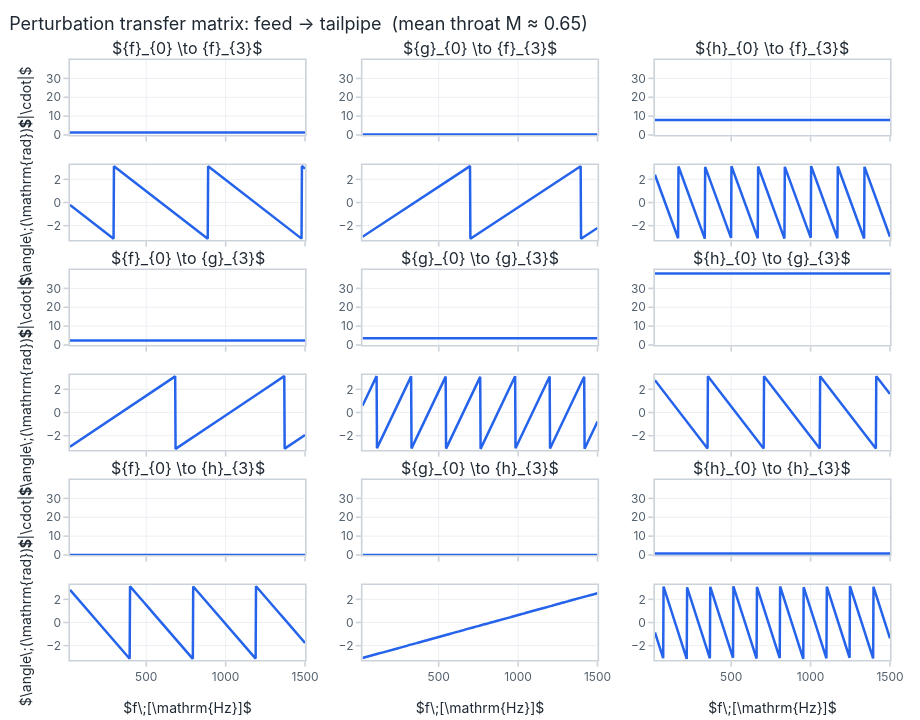
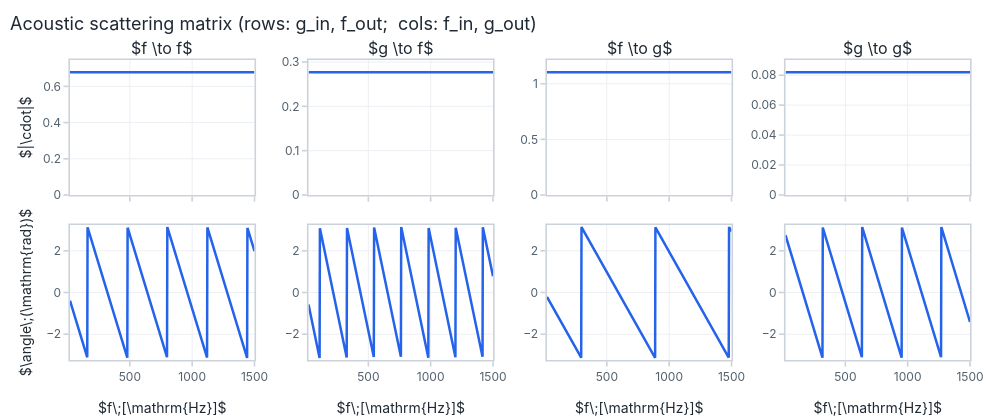

The notebook cell saved with these charts, in order:
### Code cell
from fns.plotting import plot_transfer_matrix, plot_complex_matrix

# (a) the full 3x3 transfer matrix — two acoustic waves AND the entropy wave.
# Grid layout: one (magnitude-over-phase) cell per entry, labelled f→f, f→g, …
fig = plot_transfer_matrix(
    T, freq, edges=(inlet, outlet), x_title=r"$f\;[\mathrm{Hz}]$", width=920, height=720,
    title=f"Perturbation transfer matrix: {names[inlet]} → {names[outlet]}  "
          f"(mean throat M ≈ {sol.edge(THROAT)['M']:.2f})",
)
fig.show()

# (b) the clean acoustic 2x2 scattering matrix (incoming entropy pinned to zero) —
# flat preset (magnitude row over phase row, the familiar Bode array). Entries
# 11,12,21,22 = R_in, T_bwd, T_fwd, R_out. Magnitudes are flat (lossless ducts are
# pure delays); only the phases wind down with frequency.
S2 = resp.acoustic_scattering_matrix(inlet, outlet)   # (n_freq, 2, 2)
fig2 = plot_complex_matrix(
    S2, freq, layout="flat", x_title=r"$f\;[\mathrm{Hz}]$", width=1000, height=420,
    title="Acoustic scattering matrix (rows: g_in, f_out;  cols: f_in, g_out)",
)
fig2.show()

### Figure 1 — Plotly figure (JSON) as saved in the notebook; plotly's stock layout.template omitted (floating-point values rounded to 4 significant figures; data arrays with more than 128 entries replaced by an {"elided": "..."} marker saying what was removed)
{"data": [{"legendgroup": "#1", "line": {"color": "#2563eb"}, "name": "#1", "showlegend": false, "type": "scatter", "x": {"elided": "600 float values"}, "xaxis": "x", "y": {"elided": "600 float values"}, "yaxis": "y"}, {"legendgroup": "#1", "line": {"color": "#2563eb"}, "name": "#1", "showlegend": false, "type": "scatter", "x": {"elided": "600 float values"}, "xaxis": "x4", "y": {"elided": "600 float values"}, "yaxis": "y4"}, {"legendgroup": "#1", "line": {"color": "#2563eb"}, "name": "#1", "showlegend": false, "type": "scatter", "x": {"elided": "600 float values"}, "xaxis": "x2", "y": {"elided": "600 float values"}, "yaxis": "y2"}, {"legendgroup": "#1", "line": {"color": "#2563eb"}, "name": "#1", "showlegend": false, "type": "scatter", "x": {"elided": "600 float values"}, "xaxis": "x5", "y": {"elided": "600 float values"}, "yaxis": "y5"}, {"legendgroup": "#1", "line": {"color": "#2563eb"}, "name": "#1", "showlegend": false, "type": "scatter", "x": {"elided": "600 float values"}, "xaxis": "x3", "y": {"elided": "600 float values"}, "yaxis": "y3"}, {"legendgroup": "#1", "line": {"color": "#2563eb"}, "name": "#1", "showlegend": false, "type": "scatter", "x": {"elided": "600 float values"}, "xaxis": "x6", "y": {"elided": "600 float values"}, "yaxis": "y6"}, {"legendgroup": "#1", "line": {"color": "#2563eb"}, "name": "#1", "showlegend": false, "type": "scatter", "x": {"elided": "600 float values"}, "xaxis": "x7", "y": {"elided": "600 float values"}, "yaxis": "y7"}, {"legendgroup": "#1", "line": {"color": "#2563eb"}, "name": "#1", "showlegend": false, "type": "scatter", "x": {"elided": "600 float values"}, "xaxis": "x10", "y": {"elided": "600 float values"}, "yaxis": "y10"}, {"legendgroup": "#1", "line": {"color": "#2563eb"}, "name": "#1", "showlegend": false, "type": "scatter", "x": {"elided": "600 float values"}, "xaxis": "x8", "y": {"elided": "600 float values"}, "yaxis": "y8"}, {"legendgroup": "#1", "line": {"color": "#2563eb"}, "name": "#1", "showlegend": false, "type": "scatter", "x": {"elided": "600 float values"}, "xaxis": "x11", "y": {"elided": "600 float values"}, "yaxis": "y11"}, {"legendgroup": "#1", "line": {"color": "#2563eb"}, "name": "#1", "showlegend": false, "type": "scatter", "x": {"elided": "600 float values"}, "xaxis": "x9", "y": {"elided": "600 float values"}, "yaxis": "y9"}, {"legendgroup": "#1", "line": {"color": "#2563eb"}, "name": "#1", "showlegend": false, "type": "scatter", "x": {"elided": "600 float values"}, "xaxis": "x12", "y": {"elided": "600 float values"}, "yaxis": "y12"}, {"legendgroup": "#1", "line": {"color": "#2563eb"}, "name": "#1", "showlegend": false, "type": "scatter", "x": {"elided": "600 float values"}, "xaxis": "x13", "y": {"elided": "600 float values"}, "yaxis": "y13"}, {"legendgroup": "#1", "line": {"color": "#2563eb"}, "name": "#1", "showlegend": false, "type": "scatter", "x": {"elided": "600 float values"}, "xaxis": "x16", "y": {"elided": "600 float values"}, "yaxis": "y16"}, {"legendgroup": "#1", "line": {"color": "#2563eb"}, "name": "#1", "showlegend": false, "type": "scatter", "x": {"elided": "600 float values"}, "xaxis": "x14", "y": {"elided": "600 float values"}, "yaxis": "y14"}, {"legendgroup": "#1", "line": {"color": "#2563eb"}, "name": "#1", "showlegend": false, "type": "scatter", "x": {"elided": "600 float values"}, "xaxis": "x17", "y": {"elided": "600 float values"}, "yaxis": "y17"}, {"legendgroup": "#1", "line": {"color": "#2563eb"}, "name": "#1", "showlegend": false, "type": "scatter", "x": {"elided": "600 float values"}, "xaxis": "x15", "y": {"elided": "600 float values"}, "yaxis": "y15"}, {"legendgroup": "#1", "line": {"color": "#2563eb"}, "name": "#1", "showlegend": false, "type": "scatter", "x": {"elided": "600 float values"}, "xaxis": "x18", "y": {"elided": "600 float values"}, "yaxis": "y18"}], "layout": {"annotations": [{"font": {"size": 16}, "showarrow": false, "text": "${f}_{0} \\to {f}_{3}$", "x": 0.1433, "xanchor": "center", "xref": "paper", "y": 1.0, "yanchor": "bottom", "yref": "paper"}, {"font": {"size": 16}, "showarrow": false, "text": "${g}_{0} \\to {f}_{3}$", "x": 0.5, "xanchor": "center", "xref": "paper", "y": 1.0, "yanchor": "bottom", "yref": "paper"}, {"font": {"size": 16}, "showarrow": false, "text": "${h}_{0} \\to {f}_{3}$", "x": 0.8567, "xanchor": "center", "xref": "paper", "y": 1.0, "yanchor": "bottom", "yref": "paper"}, {"font": {"size": 16}, "showarrow": false, "text": "${f}_{0} \\to {g}_{3}$", "x": 0.1433, "xanchor": "center", "xref": "paper", "y": 0.65, "yanchor": "bottom", "yref": "paper"}, {"font": {"size": 16}, "showarrow": false, "text": "${g}_{0} \\to {g}_{3}$", "x": 0.5, "xanchor": "center", "xref": "paper", "y": 0.65, "yanchor": "bottom", "yref": "paper"}, {"font": {"size": 16}, "showarrow": false, "text": "${h}_{0} \\to {g}_{3}$", "x": 0.8567, "xanchor": "center", "xref": "paper", "y": 0.65, "yanchor": "bottom", "yref": "paper"}, {"font": {"size": 16}, "showarrow": false, "text": "${f}_{0} \\to {h}_{3}$", "x": 0.1433, "xanchor": "center", "xref": "paper", "y": 0.3, "yanchor": "bottom", "yref": "paper"}, {"font": {"size": 16}, "showarrow": false, "text": "${g}_{0} \\to {h}_{3}$", "x": 0.5, "xanchor": "center", "xref": "paper", "y": 0.3, "yanchor": "bottom", "yref": "paper"}, {"font": {"size": 16}, "showarrow": false, "text": "${h}_{0} \\to {h}_{3}$", "x": 0.8567, "xanchor": "center", "xref": "paper", "y": 0.3, "yanchor": "bottom", "yref": "paper"}], "height": 720, "hovermode": "x", "legend": {"orientation": "h", "x": 1.0, "xanchor": "right", "y": 1.02, "yanchor": "bottom"}, "showlegend": false, "title": {"text": "Perturbation transfer matrix: feed → tailpipe  (mean throat M ≈ 0.65)"}, "width": 920, "xaxis": {"anchor": "y", "domain": [0.0, 0.2867], "matches": "x16", "showticklabels": false}, "xaxis10": {"anchor": "y10", "domain": [0.0, 0.2867], "matches": "x16", "showticklabels": false}, "xaxis11": {"anchor": "y11", "domain": [0.3567, 0.6433], "matches": "x17", "showticklabels": false}, "xaxis12": {"anchor": "y12", "domain": [0.7133, 1.0], "matches": "x18", "showticklabels": false}, "xaxis13": {"anchor": "y13", "domain": [0.0, 0.2867], "matches": "x16", "showticklabels": false}, "xaxis14": {"anchor": "y14", "domain": [0.3567, 0.6433], "matches": "x17", "showticklabels": false}, "xaxis15": {"anchor": "y15", "domain": [0.7133, 1.0], "matches": "x18", "showticklabels": false}, "xaxis16": {"anchor": "y16", "domain": [0.0, 0.2867], "title": {"text": "$f\\;[\\mathrm{Hz}]$"}}, "xaxis17": {"anchor": "y17", "domain": [0.3567, 0.6433], "title": {"text": "$f\\;[\\mathrm{Hz}]$"}}, "xaxis18": {"anchor": "y18", "domain": [0.7133, 1.0], "title": {"text": "$f\\;[\\mathrm{Hz}]$"}}, "xaxis2": {"anchor": "y2", "domain": [0.3567, 0.6433], "matches": "x17", "showticklabels": false}, "xaxis3": {"anchor": "y3", "domain": [0.7133, 1.0], "matches": "x18", "showticklabels": false}, "xaxis4": {"anchor": "y4", "domain": [0.0, 0.2867], "matches": "x16", "showticklabels": false}, "xaxis5": {"anchor": "y5", "domain": [0.3567, 0.6433], "matches": "x17", "showticklabels": false}, "xaxis6": {"anchor": "y6", "domain": [0.7133, 1.0], "matches": "x18", "showticklabels": false}, "xaxis7": {"anchor": "y7", "domain": [0.0, 0.2867], "matches": "x16", "showticklabels": false}, "xaxis8": {"anchor": "y8", "domain": [0.3567, 0.6433], "matches": "x17", "showticklabels": false}, "xaxis9": {"anchor": "y9", "domain": [0.7133, 1.0], "matches": "x18", "showticklabels": false}, "yaxis": {"anchor": "x", "domain": [0.875, 1.0], "range": [0.0, 39.76], "title": {"text": "$|\\cdot|$"}}, "yaxis10": {"anchor": "x10", "domain": [0.35, 0.475], "range": [-3.236, 3.236], "title": {"text": "$\\angle\\;(\\mathrm{rad})$"}}, "yaxis11": {"anchor": "x11", "domain": [0.35, 0.475], "range": [-3.236, 3.236]}, "yaxis12": {"anchor": "x12", "domain": [0.35, 0.475], "range": [-3.236, 3.236]}, "yaxis13": {"anchor": "x13", "domain": [0.175, 0.3], "range": [0.0, 39.76], "title": {"text": "$|\\cdot|$"}}, "yaxis14": {"anchor": "x14", "domain": [0.175, 0.3], "range": [0.0, 39.76]}, "yaxis15": {"anchor": "x15", "domain": [0.175, 0.3], "range": [0.0, 39.76]}, "yaxis16": {"anchor": "x16", "domain": [0.0, 0.125], "range": [-3.236, 3.236], "title": {"text": "$\\angle\\;(\\mathrm{rad})$"}}, "yaxis17": {"anchor": "x17", "domain": [0.0, 0.125], "range": [-3.236, 3.236]}, "yaxis18": {"anchor": "x18", "domain": [0.0, 0.125], "range": [-3.236, 3.236]}, "yaxis2": {"anchor": "x2", "domain": [0.875, 1.0], "range": [0.0, 39.76]}, "yaxis3": {"anchor": "x3", "domain": [0.875, 1.0], "range": [0.0, 39.76]}, "yaxis4": {"anchor": "x4", "domain": [0.7, 0.825], "range": [-3.236, 3.236], "title": {"text": "$\\angle\\;(\\mathrm{rad})$"}}, "yaxis5": {"anchor": "x5", "domain": [0.7, 0.825], "range": [-3.236, 3.236]}, "yaxis6": {"anchor": "x6", "domain": [0.7, 0.825], "range": [-3.236, 3.236]}, "yaxis7": {"anchor": "x7", "domain": [0.525, 0.65], "range": [0.0, 39.76], "title": {"text": "$|\\cdot|$"}}, "yaxis8": {"anchor": "x8", "domain": [0.525, 0.65], "range": [0.0, 39.76]}, "yaxis9": {"anchor": "x9", "domain": [0.525, 0.65], "range": [0.0, 39.76]}}}

### Figure 2 — Plotly figure (JSON) as saved in the notebook; plotly's stock layout.template omitted (floating-point values rounded to 4 significant figures; data arrays with more than 128 entries replaced by an {"elided": "..."} marker saying what was removed)
{"data": [{"legendgroup": "#1", "line": {"color": "#2563eb"}, "name": "#1", "showlegend": false, "type": "scatter", "x": {"elided": "600 float values"}, "xaxis": "x", "y": {"elided": "600 float values"}, "yaxis": "y"}, {"legendgroup": "#1", "line": {"color": "#2563eb"}, "name": "#1", "showlegend": false, "type": "scatter", "x": {"elided": "600 float values"}, "xaxis": "x5", "y": {"elided": "600 float values"}, "yaxis": "y5"}, {"legendgroup": "#1", "line": {"color": "#2563eb"}, "name": "#1", "showlegend": false, "type": "scatter", "x": {"elided": "600 float values"}, "xaxis": "x2", "y": {"elided": "600 float values"}, "yaxis": "y2"}, {"legendgroup": "#1", "line": {"color": "#2563eb"}, "name": "#1", "showlegend": false, "type": "scatter", "x": {"elided": "600 float values"}, "xaxis": "x6", "y": {"elided": "600 float values"}, "yaxis": "y6"}, {"legendgroup": "#1", "line": {"color": "#2563eb"}, "name": "#1", "showlegend": false, "type": "scatter", "x": {"elided": "600 float values"}, "xaxis": "x3", "y": {"elided": "600 float values"}, "yaxis": "y3"}, {"legendgroup": "#1", "line": {"color": "#2563eb"}, "name": "#1", "showlegend": false, "type": "scatter", "x": {"elided": "600 float values"}, "xaxis": "x7", "y": {"elided": "600 float values"}, "yaxis": "y7"}, {"legendgroup": "#1", "line": {"color": "#2563eb"}, "name": "#1", "showlegend": false, "type": "scatter", "x": {"elided": "600 float values"}, "xaxis": "x4", "y": {"elided": "600 float values"}, "yaxis": "y4"}, {"legendgroup": "#1", "line": {"color": "#2563eb"}, "name": "#1", "showlegend": false, "type": "scatter", "x": {"elided": "600 float values"}, "xaxis": "x8", "y": {"elided": "600 float values"}, "yaxis": "y8"}], "layout": {"annotations": [{"font": {"size": 16}, "showarrow": false, "text": "$f \\to f$", "x": 0.1025, "xanchor": "center", "xref": "paper", "y": 1.0, "yanchor": "bottom", "yref": "paper"}, {"font": {"size": 16}, "showarrow": false, "text": "$g \\to f$", "x": 0.3675, "xanchor": "center", "xref": "paper", "y": 1.0, "yanchor": "bottom", "yref": "paper"}, {"font": {"size": 16}, "showarrow": false, "text": "$f \\to g$", "x": 0.6325, "xanchor": "center", "xref": "paper", "y": 1.0, "yanchor": "bottom", "yref": "paper"}, {"font": {"size": 16}, "showarrow": false, "text": "$g \\to g$", "x": 0.8975, "xanchor": "center", "xref": "paper", "y": 1.0, "yanchor": "bottom", "yref": "paper"}], "height": 420, "hovermode": "x", "legend": {"orientation": "h", "x": 1.0, "xanchor": "right", "y": 1.02, "yanchor": "bottom"}, "showlegend": false, "title": {"text": "Acoustic scattering matrix (rows: g_in, f_out;  cols: f_in, g_out)"}, "width": 1000, "xaxis": {"anchor": "y", "domain": [0.0, 0.205], "matches": "x5", "showticklabels": false}, "xaxis2": {"anchor": "y2", "domain": [0.265, 0.47], "matches": "x6", "showticklabels": false}, "xaxis3": {"anchor": "y3", "domain": [0.53, 0.735], "matches": "x7", "showticklabels": false}, "xaxis4": {"anchor": "y4", "domain": [0.795, 1.0], "matches": "x8", "showticklabels": false}, "xaxis5": {"anchor": "y5", "domain": [0.0, 0.205], "title": {"text": "$f\\;[\\mathrm{Hz}]$"}}, "xaxis6": {"anchor": "y6", "domain": [0.265, 0.47], "title": {"text": "$f\\;[\\mathrm{Hz}]$"}}, "xaxis7": {"anchor": "y7", "domain": [0.53, 0.735], "title": {"text": "$f\\;[\\mathrm{Hz}]$"}}, "xaxis8": {"anchor": "y8", "domain": [0.795, 1.0], "title": {"text": "$f\\;[\\mathrm{Hz}]$"}}, "yaxis": {"anchor": "x", "domain": [0.55, 1.0], "range": [0.0, 0.7458], "title": {"text": "$|\\cdot|$"}}, "yaxis2": {"anchor": "x2", "domain": [0.55, 1.0], "range": [0.0, 0.3044]}, "yaxis3": {"anchor": "x3", "domain": [0.55, 1.0], "range": [0.0, 1.213]}, "yaxis4": {"anchor": "x4", "domain": [0.55, 1.0], "range": [0.0, 0.09014]}, "yaxis5": {"anchor": "x5", "domain": [0.0, 0.45], "range": [-3.236, 3.236], "title": {"text": "$\\angle\\;(\\mathrm{rad})$"}}, "yaxis6": {"anchor": "x6", "domain": [0.0, 0.45], "range": [-3.236, 3.236]}, "yaxis7": {"anchor": "x7", "domain": [0.0, 0.45], "range": [-3.236, 3.236]}, "yaxis8": {"anchor": "x8", "domain": [0.0, 0.45], "range": [-3.236, 3.236]}}}
